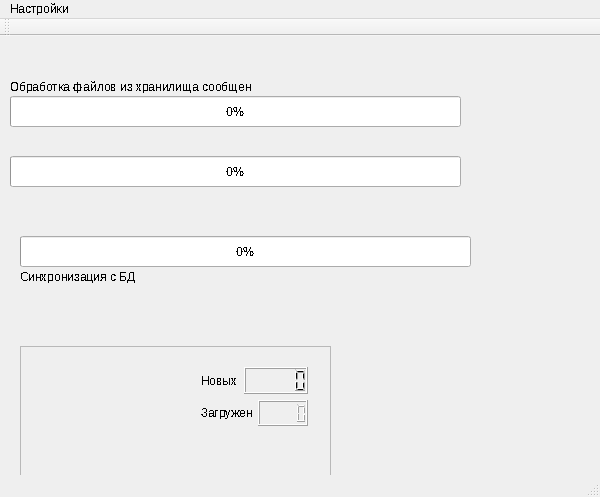
<?xml version="1.0" encoding="UTF-8"?>
<ui version="4.0">
 <class>MainWindow</class>
 <widget class="QMainWindow" name="MainWindow">
  <property name="geometry">
   <rect>
    <x>0</x>
    <y>0</y>
    <width>600</width>
    <height>497</height>
   </rect>
  </property>
  <property name="font">
   <font>
    <stylestrategy>NoAntialias</stylestrategy>
   </font>
  </property>
  <property name="windowTitle">
   <string>ТРЕВОГА</string>
  </property>
  <widget class="QWidget" name="centralWidget">
   <widget class="QProgressBar" name="progressBar">
    <property name="geometry">
     <rect>
      <x>10</x>
      <y>60</y>
      <width>451</width>
      <height>31</height>
     </rect>
    </property>
    <property name="value">
     <number>0</number>
    </property>
   </widget>
   <widget class="QLabel" name="lbMessagesProceed">
    <property name="geometry">
     <rect>
      <x>20</x>
      <y>250</y>
      <width>631</width>
      <height>20</height>
     </rect>
    </property>
    <property name="text">
     <string/>
    </property>
   </widget>
   <widget class="QFrame" name="frame">
    <property name="geometry">
     <rect>
      <x>20</x>
      <y>310</y>
      <width>311</width>
      <height>131</height>
     </rect>
    </property>
    <property name="frameShape">
     <enum>QFrame::StyledPanel</enum>
    </property>
    <property name="frameShadow">
     <enum>QFrame::Raised</enum>
    </property>
    <widget class="QWidget" name="layoutWidget">
     <property name="geometry">
      <rect>
       <x>170</x>
       <y>10</y>
       <width>129</width>
       <height>81</height>
      </rect>
     </property>
     <layout class="QVBoxLayout" name="verticalLayout">
      <item>
       <layout class="QHBoxLayout" name="horizontalLayout_4">
        <item>
         <widget class="QLabel" name="label_4">
          <property name="text">
           <string>Новых</string>
          </property>
         </widget>
        </item>
        <item>
         <widget class="QLCDNumber" name="lcdDownload"/>
        </item>
       </layout>
      </item>
      <item>
       <layout class="QHBoxLayout" name="horizontalLayout_5">
        <item>
         <widget class="QLabel" name="label">
          <property name="text">
           <string>Загружено</string>
          </property>
         </widget>
        </item>
        <item>
         <widget class="QLCDNumber" name="lcdDownloaded"/>
        </item>
       </layout>
      </item>
     </layout>
    </widget>
    <widget class="QLabel" name="lbProcess">
     <property name="geometry">
      <rect>
       <x>10</x>
       <y>80</y>
       <width>101</width>
       <height>16</height>
      </rect>
     </property>
     <property name="text">
      <string/>
     </property>
    </widget>
   </widget>
   <widget class="QProgressBar" name="progressBarDB">
    <property name="geometry">
     <rect>
      <x>20</x>
      <y>200</y>
      <width>451</width>
      <height>31</height>
     </rect>
    </property>
    <property name="value">
     <number>0</number>
    </property>
   </widget>
   <widget class="QLabel" name="labelSynchroBd">
    <property name="geometry">
     <rect>
      <x>20</x>
      <y>230</y>
      <width>401</width>
      <height>21</height>
     </rect>
    </property>
    <property name="text">
     <string>Синхронизация с БД</string>
    </property>
   </widget>
   <widget class="QLabel" name="lbFilesProceed">
    <property name="geometry">
     <rect>
      <x>10</x>
      <y>100</y>
      <width>411</width>
      <height>16</height>
     </rect>
    </property>
    <property name="text">
     <string/>
    </property>
   </widget>
   <widget class="QLabel" name="label_2">
    <property name="geometry">
     <rect>
      <x>10</x>
      <y>40</y>
      <width>241</width>
      <height>21</height>
     </rect>
    </property>
    <property name="text">
     <string>Обработка файлов из хранилища сообщений</string>
    </property>
   </widget>
   <widget class="QProgressBar" name="progressBarDB_2">
    <property name="geometry">
     <rect>
      <x>10</x>
      <y>120</y>
      <width>451</width>
      <height>31</height>
     </rect>
    </property>
    <property name="value">
     <number>0</number>
    </property>
   </widget>
  </widget>
  <widget class="QMenuBar" name="menuBar">
   <property name="geometry">
    <rect>
     <x>0</x>
     <y>0</y>
     <width>600</width>
     <height>21</height>
    </rect>
   </property>
   <widget class="QMenu" name="menu">
    <property name="title">
     <string>Настройки</string>
    </property>
    <addaction name="action_FTP"/>
    <addaction name="action_DB"/>
    <addaction name="action_STORAGE"/>
   </widget>
   <addaction name="menu"/>
  </widget>
  <widget class="QToolBar" name="mainToolBar">
   <attribute name="toolBarArea">
    <enum>TopToolBarArea</enum>
   </attribute>
   <attribute name="toolBarBreak">
    <bool>false</bool>
   </attribute>
  </widget>
  <widget class="QStatusBar" name="statusBar"/>
  <action name="action_FTP">
   <property name="text">
    <string>Настройки FTP</string>
   </property>
  </action>
  <action name="action_DB">
   <property name="text">
    <string>Настройки БД</string>
   </property>
  </action>
  <action name="action_STORAGE">
   <property name="text">
    <string>Настройки хранилища</string>
   </property>
  </action>
 </widget>
 <layoutdefault spacing="6" margin="11"/>
 <resources/>
 <connections/>
</ui>
